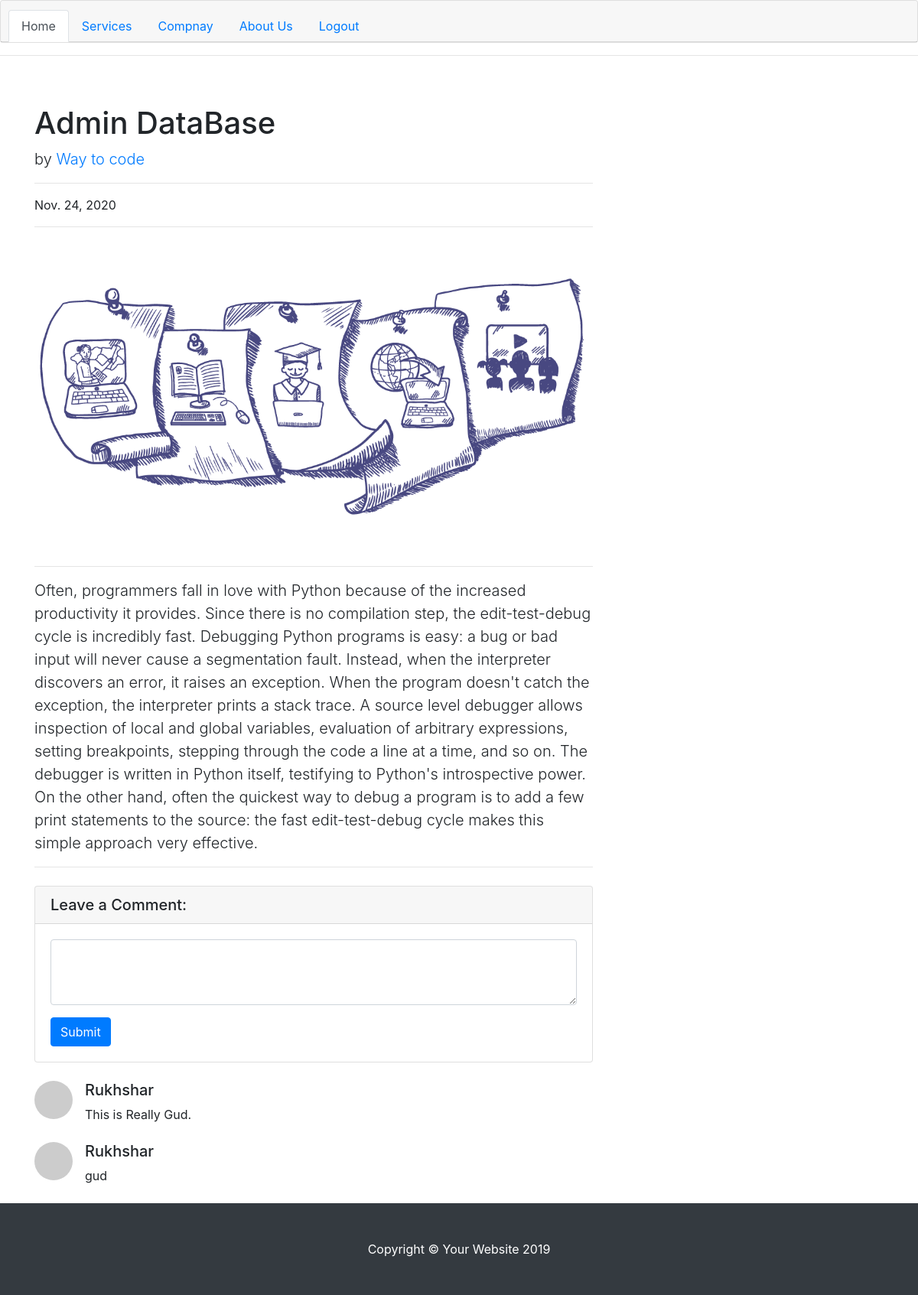
/readmore/1, run on the app's committed database.
### myapp/models.py (models this page shows)
class Blog(models.Model):
    userid = models.ForeignKey(User,on_delete=models.CASCADE)
    image = models.ImageField(upload_to='images/')
    title = models.CharField('Blog Title',max_length=100)
    description  = models.TextField('PostBlog')
    posted_date = models.DateField(default=date.today)
    name = models.CharField(max_length=50)

class Comment(models.Model):
    message = models.TextField('Message')
    date_comment=models.DateField(default=date.today())
    user_id= models.ForeignKey(User,on_delete=models.CASCADE)
    post_id= models.ForeignKey(Blog,on_delete=models.CASCADE)

class User(models.Model):
    username=models.CharField('User Name', max_length=100)
    email=models.CharField('User Email', max_length=100)
    password=models.CharField('User Password', max_length=20)

### myapp/views.py (the view, shortened to what this page needs)
# urls.py: path('readmore/<int:id>', views.readmore, name='readmore'),
def readmore(request,id):
    data = Blog.objects.get(id=id)
    comment = Comment.objects.all().filter(post_id=id)
    return render(request,'readmore.html', {'data':data,'comment':comment})

### myapp/templates/readmore.html (shortened to what this page needs)
<!DOCTYPE html>
<html lang="en">
<head>
  <link rel="stylesheet" href="https://stackpath.bootstrapcdn.com/bootstrap/4.3.1/css/bootstrap.min.css">
</head>
<body>
{% include 'header.html' %}
  <hr><br>
  <div class="container">
    <div class="row">
      <div class="col-lg-8">
        <h1 class="mt-4">{{ data.title }}</h1>
        <p class="lead">
          by
          <a href="#">Way to code</a>
        </p>
        <hr>
        <p>{{data.posted_date}}</p>
        <hr>
        <img class="img-fluid rounded" src="{{data.image.url}}" alt="">
        <hr>
        <p class="lead">{{data.description}}</p>
        <hr>
        <div class="card my-4">
          <h5 class="card-header">Leave a Comment:</h5>
          <div class="card-body">
            <form method="POST" action="{% url 'readmore' data.id %}">
              <div class="form-group">
                <textarea class="form-control" rows="3" name="message"></textarea>
              </div>
              <button type="submit" class="btn btn-primary">Submit</button>
            </form>
          </div>
        </div>
        {% for comnt in comment %}
        <div class="media mb-4">
          <img class="d-flex mr-3 rounded-circle" src="http://placehold.it/50x50" alt="">
          <div class="media-body">
            <h5 class="mt-0">{{ comnt.user_id.username }}</h5>
             {{ comnt.message  }}
          </div>
        </div>
        {% endfor %}
        </div>
      </div>
      </div>
  <footer class="py-5 bg-dark">
    <div class="container">
      <p class="m-0 text-center text-white">Copyright &copy; Your Website 2019</p>
    </div>
  </footer>
</body>
</html>

### data on the page
Blog: title "Admin DataBase", posted_date "Nov. 24, 2020", image (picture), description "Often, programmers fall in love with Python because of the increased productivity it provides. Since there is no compilation step, the edit-test-debug cycle is incredibly fast. Debugging Python programs is easy: a bug or bad input will never cause a segmentation fault. Instead, when the interpreter discovers an error, it raises an exception. When the program doesn't catch the exception, the interpreter prints a stack trace. A source level debugger allows inspection of local and global variables, evaluation of arbitrary expressions, setting breakpoints, stepping through the code a line at a time, and so on. The debugger is written in Python itself, testifying to Python's introspective power.…"
Comment: user_id.username "Rukhshar", message "This is Really Gud."
Comment: user_id.username "Rukhshar", message "gud"
